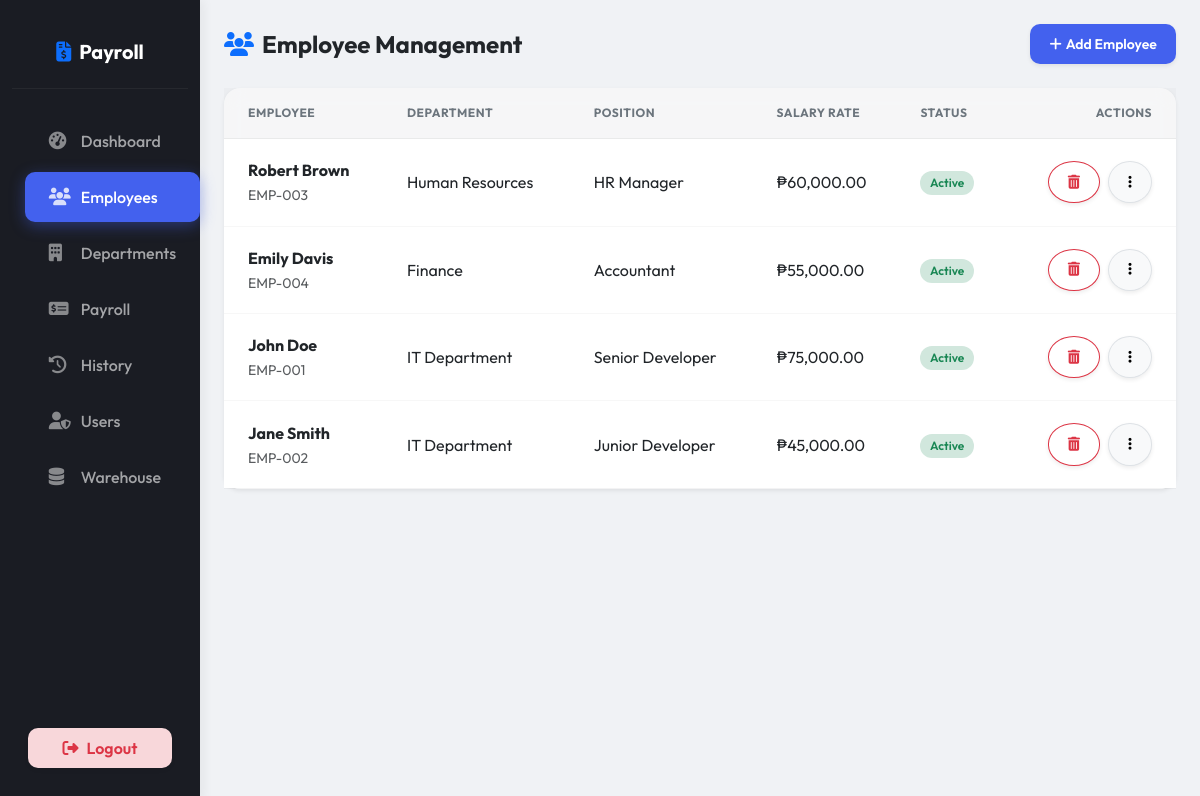
The page /pages/employees.php (signed in) on the database its author committed.
### tables this page shows
CREATE TABLE IF NOT EXISTS `employees` (
  `id` INT AUTO_INCREMENT PRIMARY KEY,
  `employee_id` VARCHAR(20) NOT NULL UNIQUE,
  `first_name` VARCHAR(50) NOT NULL,
  `last_name` VARCHAR(50) NOT NULL,
  `department_id` INT,
  `position` VARCHAR(100),
  `salary_rate` DECIMAL(10,2) NOT NULL,
  `employment_status` ENUM('Active', 'Inactive', 'Resigned') DEFAULT 'Active',
  `date_hired` DATE,
  `created_at` TIMESTAMP DEFAULT CURRENT_TIMESTAMP,
  FOREIGN KEY (`department_id`) REFERENCES `departments`(`id`) ON DELETE SET NULL
);

CREATE TABLE IF NOT EXISTS `departments` (
  `id` INT AUTO_INCREMENT PRIMARY KEY,
  `name` VARCHAR(100) NOT NULL UNIQUE,
  `description` TEXT,
  `created_at` TIMESTAMP DEFAULT CURRENT_TIMESTAMP
);

### pages/employees.php (the view, shortened to what this page needs)
<?php
require_once '../config/db.php';
$employees   = $pdo->query("
    SELECT e.*, d.name AS dept_name
    FROM employees e
    LEFT JOIN departments d ON e.department_id = d.id
    ORDER BY e.employment_status ASC, e.last_name ASC
")->fetchAll();
?>
<?php include '../includes/header.php'; ?>
<div class="container-fluid">
  <div class="row">
    <?php include '../includes/sidebar.php'; ?>
    <main class="col-md-10 py-4 px-4">
      <div class="d-flex justify-content-between align-items-center mb-4">
        <h4 class="fw-bold mb-0"><i class="fas fa-users me-2 text-primary"></i>Employee Management</h4>
        <button class="btn btn-primary btn-sm shadow-sm" data-bs-toggle="modal" data-bs-target="#addEmpModal" onclick="resetAddForm()"><i class="fas fa-plus me-1"></i>Add Employee</button>
      </div>
      <div class="card shadow-sm border-0">
        <div class="card-body p-0">
          <div class="table-responsive">
            <table class="table table-hover align-middle mb-0">
              <thead class="table-light">
                <tr>
                  <th class="ps-4">Employee</th>
                  <th>Department</th>
                  <th>Position</th>
                  <th>Salary Rate</th>
                  <th>Status</th>
                  <th class="text-end pe-4">Actions</th>
                </tr>
              </thead>
              <tbody>
                <?php if (empty($employees)): ?>
                  <tr><td colspan="6" class="text-center text-muted py-5">No employees found. Add one to get started.</td></tr>
                <?php else: ?>
                  <?php foreach ($employees as $emp): ?>
                  <tr class="<?= $emp['employment_status'] === 'Inactive' ? 'table-light opacity-75' : '' ?>" id="emp_row_<?= $emp['id'] ?>">
                    <td class="ps-4">
                      <div class="fw-bold"><?= htmlspecialchars($emp['first_name'] . ' ' . $emp['last_name']) ?></div>
                      <small class="text-muted"><?= htmlspecialchars($emp['employee_id']) ?></small>
                    </td>
                    <td><?= htmlspecialchars($emp['dept_name'] ?? 'N/A') ?></td>
                    <td><?= htmlspecialchars($emp['position']) ?></td>
                    <td>₱<?= number_format($emp['salary_rate'], 2) ?></td>
                    <td>
                      <span class="badge rounded-pill status-badge <?= $emp['employment_status'] === 'Active' ? 'bg-success-subtle text-success' : 'bg-secondary-subtle text-secondary' ?>">
                        <?= $emp['employment_status'] ?>
                      </span>
                    </td>
                    <td class="text-end pe-4">
                      <div class="dropdown">
                        <div class="d-flex justify-content-end align-items-center gap-2">
                          <button class="btn btn-outline-danger btn-sm rounded-circle shadow-sm" onclick="deleteEmployee(<?= $emp['id'] ?>, this)" title="Delete Permanently">
                            <i class="fas fa-trash-alt"></i>
                          </button>
                          <button class="btn btn-light btn-sm rounded-circle border shadow-sm" type="button" data-bs-toggle="dropdown">
                            <i class="fas fa-ellipsis-v"></i>
                          </button>
                        </div>
                      </div>
                    </td>
                  </tr>
                  <?php endforeach; ?>
                <?php endif; ?>
              </tbody>
            </table>
          </div>
        </div>
      </div>
    </main>
  </div>
</div>
<?php include '../includes/footer.php'; ?>

### includes/header.php (shortened to what this page needs)
<!DOCTYPE html>
<html lang="en">
<head>
    <link href="https://cdn.jsdelivr.net/npm/bootstrap@5.3.0/dist/css/bootstrap.min.css" rel="stylesheet">
    <link rel="stylesheet" href="https://cdnjs.cloudflare.com/ajax/libs/font-awesome/6.4.0/css/all.min.css">
    <link rel="stylesheet" href="<?= BASE_URL ?>assets/css/style.css">
</head>
<body>

### includes/sidebar.php
<nav class="col-md-2 sidebar py-3 no-print min-vh-100">
  <div class="sidebar-sticky d-flex flex-column h-100">
    <div class="brand-area px-3 mb-4">
      <h5 class="fw-bold text-white mb-0 text-center"><i class="fas fa-file-invoice-dollar me-2 text-primary"></i>Payroll</h5>
    </div>
    <ul class="nav flex-column mb-auto">
      <li class="nav-item">
        <a class="nav-link <?= (basename($_SERVER['PHP_SELF']) == 'index.php') ? 'active' : '' ?>" href="<?= BASE_URL ?>index.php">
          <i class="fas fa-tachometer-alt"></i> Dashboard
        </a>
      </li>
      <li class="nav-item">
        <a class="nav-link <?= (strpos($_SERVER['PHP_SELF'], 'employees.php') !== false) ? 'active' : '' ?>" href="<?= BASE_URL ?>pages/employees.php">
          <i class="fas fa-users"></i> Employees
        </a>
      </li>
      <li class="nav-item">
        <a class="nav-link <?= (strpos($_SERVER['PHP_SELF'], 'departments.php') !== false) ? 'active' : '' ?>" href="<?= BASE_URL ?>pages/departments.php">
          <i class="fas fa-building"></i> Departments
        </a>
      </li>
      <li class="nav-item">
        <a class="nav-link <?= (strpos($_SERVER['PHP_SELF'], 'process_payroll.php') !== false) ? 'active' : '' ?>" href="<?= BASE_URL ?>pages/process_payroll.php">
          <i class="fas fa-money-check-alt"></i> Payroll
        </a>
      </li>
      <li class="nav-item">
        <a class="nav-link <?= (strpos($_SERVER['PHP_SELF'], 'history.php') !== false) ? 'active' : '' ?>" href="<?= BASE_URL ?>pages/history.php">
          <i class="fas fa-history"></i> History
        </a>
      </li>
      <li class="nav-item">
        <a class="nav-link <?= (strpos($_SERVER['PHP_SELF'], 'users.php') !== false) ? 'active' : '' ?>" href="<?= BASE_URL ?>pages/users.php">
          <i class="fas fa-user-shield"></i> Users
        </a>
      </li>
      <li class="nav-item">
        <a class="nav-link <?= (strpos($_SERVER['PHP_SELF'], 'data_warehouse.php') !== false) ? 'active' : '' ?>" href="<?= BASE_URL ?>pages/data_warehouse.php">
          <i class="fas fa-database"></i> Warehouse
        </a>
      </li>
    </ul>
    <div class="px-3 mt-auto mb-3">
      <a href="<?= BASE_URL ?>logout.php" class="btn btn-outline-danger w-100 d-flex align-items-center justify-content-center py-2 shadow-sm border-0 bg-danger-subtle text-danger" title="Sign Out">
        <i class="fas fa-sign-out-alt me-2"></i> <span>Logout</span>
      </a>
    </div>
  </div>
</nav>

### includes/footer.php (shortened to what this page needs)
</body>
</html>

### assets/css/style.css (style rules this page uses)
:root { --primary: #4361ee; --primary-light: #4895ef; --primary-dark: #3f37c9; --secondary: #7209b7; --success: #4cc9f0; --info: #4895ef; --warning: #f72585; --danger: #ef233c; --light: #f8f9fa; --dark: #212529; --sidebar-bg: #1a1c23; --sidebar-active: rgba(67, 97, 238, 0.15); --glass: rgba(255, 255, 255, 0.7); --shadow: 0 8px 30px rgba(0,0,0,0.05); }
body { font-family: 'Outfit', 'Inter', sans-serif; background-color: #f0f2f5; color: var(--dark); overflow-x: hidden; min-height: 100vh; display: flex; flex-direction: column; }
.sidebar { background: var(--sidebar-bg); box-shadow: 4px 0 10px rgba(0,0,0,0.05); z-index: 1000; }
.brand-area { padding: 1.5rem; border-bottom: 1px solid rgba(255,255,255,0.05); }
.nav-link { color: rgba(255,255,255,0.6); padding: 0.8rem 1.5rem; margin: 0.2rem 0.8rem; border-radius: 10px; font-weight: 500; transition: all 0.3s cubic-bezier(0.4, 0, 0.2, 1); display: flex; align-items: center; }
.nav-link i { width: 20px; margin-right: 12px; font-size: 1.1rem; opacity: 0.8; }
.nav-link.active { background: var(--primary); color: #fff; box-shadow: 0 4px 15px rgba(67, 97, 238, 0.4); }
.card { border: none; border-radius: 16px; background: var(--glass); backdrop-filter: blur(10px); -webkit-backdrop-filter: blur(10px); box-shadow: var(--shadow); transition: transform 0.3s ease, box-shadow 0.3s ease; }
.table { margin-bottom: 0; }
.table thead th { background: rgba(0,0,0,0.02); border-bottom: 1px solid rgba(0,0,0,0.05); text-transform: uppercase; font-size: 0.75rem; font-weight: 700; letter-spacing: 0.5px; color: #6c757d; padding: 1rem; }
.table tbody td { padding: 1.2rem 1rem; border-bottom: 1px solid rgba(0,0,0,0.03); }
.btn { border-radius: 10px; padding: 0.6rem 1.2rem; font-weight: 600; transition: all 0.3s cubic-bezier(0.4, 0, 0.2, 1); position: relative; overflow: hidden; }
.btn::after { content: ''; position: absolute; top: 50%; left: 50%; width: 5px; height: 5px; background: rgba(255, 255, 255, 0.3); opacity: 0; border-radius: 100%; transform: scale(1, 1) translate(-50%); transform-origin: 50% 50%; }
.btn-primary { background: var(--primary); border: none; box-shadow: 0 4px 12px rgba(67, 97, 238, 0.2); }
.badge { padding: 0.5em 0.8em; font-weight: 600; border-radius: 6px; }
main > * { animation: fadeIn 0.6s cubic-bezier(0.16, 1, 0.3, 1) forwards; }

### rows shown on the page
employees: first_name+last_name "Robert Brown", employee "EMP-003", department.name "Human Resources", position "HR Manager", salary_rate "60,000.00", employment_status "Active"
employees: first_name+last_name "Emily Davis", employee "EMP-004", department.name "Finance", position "Accountant", salary_rate "55,000.00", employment_status "Active"
employees: first_name+last_name "John Doe", employee "EMP-001", department.name "IT Department", position "Senior Developer", salary_rate "75,000.00", employment_status "Active"
employees: first_name+last_name "Jane Smith", employee "EMP-002", department.name "IT Department", position "Junior Developer", salary_rate "45,000.00", employment_status "Active"
